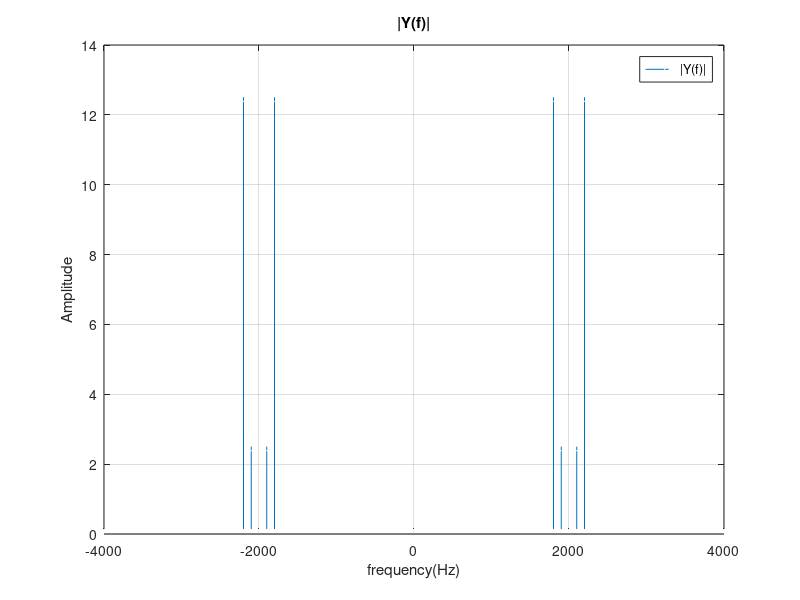
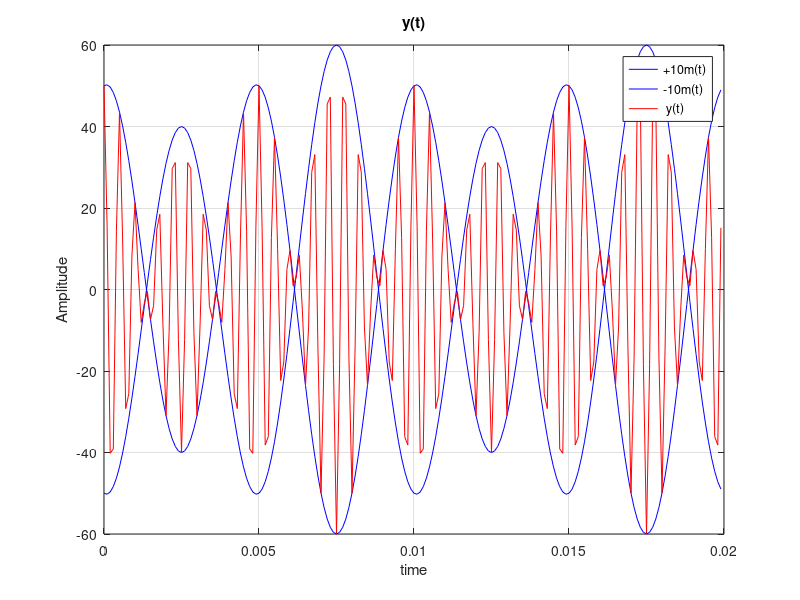
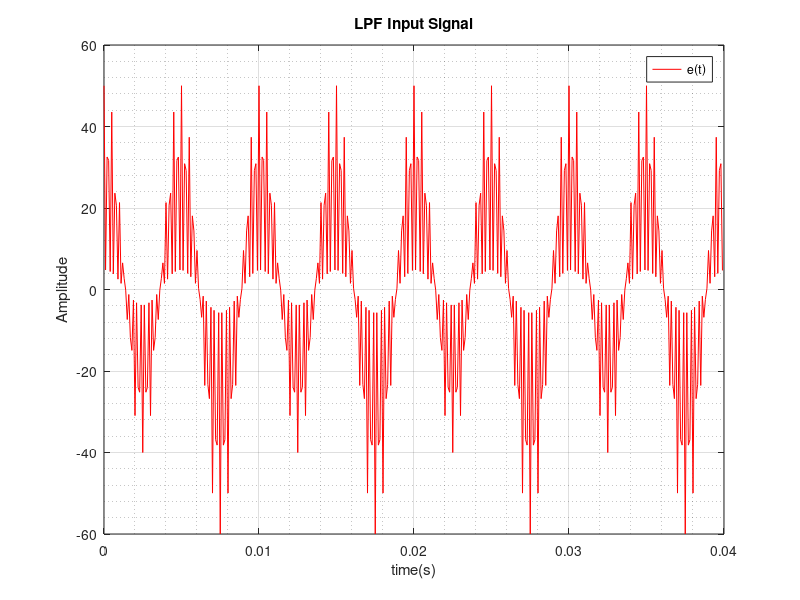
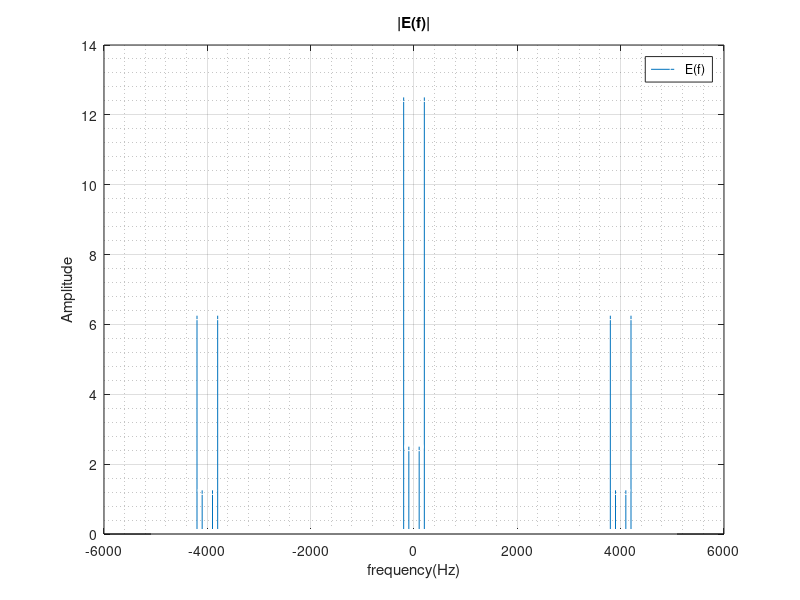

Reproduce these figures in MATLAB, in order.
close all;
clear all;
%DSB-SC-AM
%%
%(i)Plotting Modulated Signal (y(t) and Y(F)) Spec.
%-----------------------------------------------------------------%
%Time specifications:
fs=10000; %sampling freq
time =(0:(1/fs):2-(1/fs));   % time  
%m(t) signal
messageSignal=(sin(2.*pi.*100.*time))+(5.*cos(2.*pi.*200.*time));
%y(t) signal 
modulatedSignal= 10.*messageSignal.*cos(2.*pi.*2000.*time);
%Y(f)
y_len=length(modulatedSignal);
freq=(-y_len/2:y_len/2-1)*(fs/y_len);
y_spectrum=abs(fftshift(fft(modulatedSignal))/y_len);

figure;
stem(freq,y_spectrum,'MarkerEdgeColor','white');
xlim([-4000 4000]);
title("|Y(f)|");
xlabel("frequency(Hz)");
ylabel("Amplitude");
legend('|Y(f)|');
grid on;

figure;
plot(time(1:200),10.*messageSignal(1:200),'b');
title("m(t)");
xlabel("time");
ylabel("Amplitude");
%legend('m(t)');
grid on;
grid minor;
hold on;
plot(time(1:200),-10.*messageSignal(1:200),'b');
title("m(t)");
xlabel("time");
ylabel("Amplitude");
%legend('m(t)');
grid on;
grid minor;
hold on;
plot(time(1:200),modulatedSignal(1:200),'r');
title("y(t)");
xlabel("time");
ylabel("Amplitude");
legend('+10m(t)','-10m(t)',' y(t)');
grid on;
hold off;


%%
%%(ii)Plotting LPF Input Signal (e(t) and E(f)) Spec.
%-----------------------------------------------------------------%
%e(t) signal 
lpfInputSignal= modulatedSignal.*cos(2.*pi.*2000.*time);
%E(f) 
e_len=length(lpfInputSignal);
freq=(-y_len/2:y_len/2-1)*(fs/e_len);
e_spectrum=abs(fftshift(fft(lpfInputSignal))/e_len);

figure;
plot(time(1:400),lpfInputSignal(1:400),'r');
title("LPF Input Signal");
xlabel("time(s)");
ylabel("Amplitude");
legend('e(t)');
grid on;
grid minor;

figure;
stem(freq,e_spectrum,'MarkerEdgeColor','white');
xlim([-6000 6000]);
title("|E(f)|");
xlabel("frequency(Hz)");
ylabel("Amplitude");
legend('E(f)');
grid on;
grid minor;

%%
%(iii)Plotting LPF Output Signal (z(t) and Z(f)) Spec.
%-----------------------------------------------------------------%
%Low Pass Filter 
LPF=[zeros(1,9600) ones(1,801) zeros(1,9599)]; 
%Z(f) 
z_spectrum=abs(LPF.*e_spectrum);
z_len=length(z_spectrum);
freq=(-z_len/2:z_len/2-1)*(fs/z_len);
%Z(f) find help with inverse fourier transform  
lpfOutputSignal=ifft(ifftshift(z_spectrum),z_len)*(z_len);

figure;
plot(time(1:400),lpfOutputSignal(1:400),'r');
title("LPF Output Signal");
xlabel("time(s)");
ylabel("Amplitude");
legend('z(t)');
grid on;
grid minor;

figure;
stem(freq,z_spectrum,'MarkerEdgeColor','white');
xlim([-900 900]);
title("|Z(f)|");
xlabel("frequency(Hz)");
ylabel("Amplitude");
legend('Z(f)');
grid on;
grid minor;

figure;
plot(freq,LPF);
xlim([-1000 1000]);
ylim([0 2]);
xlabel('frequency(Hz)');
ylabel('Amplitute');
title('LPF');
legend('H(f)');
grid on;
grid minor;






